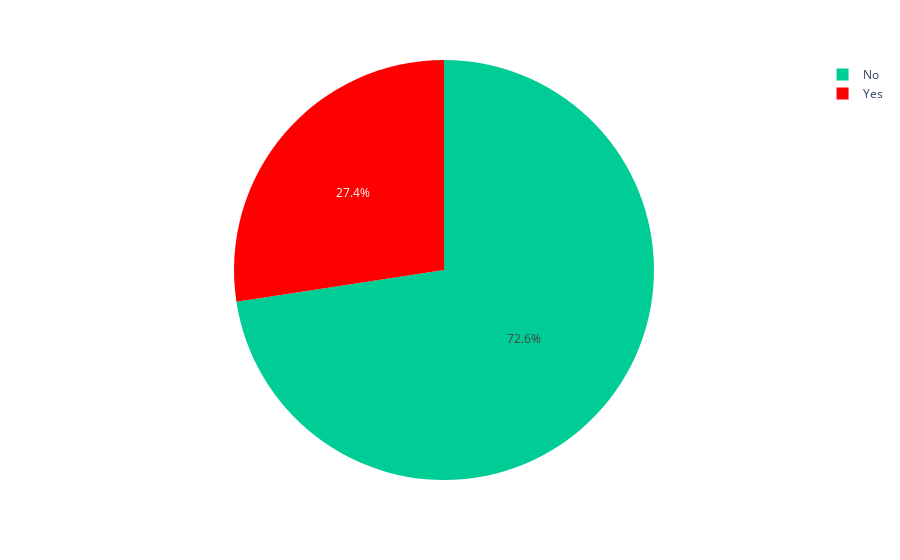

Notebook code cell kept with this figure:
### Code cell
import plotly.express as px

fig = px.pie(Bank,names='Loan_Status',color='Loan_Status',
             color_discrete_map={'Yes':'red',
                                 '`':'cyan'})
fig.show()

### Figure 1 — Plotly figure (JSON) as saved in the notebook; plotly's stock layout.template omitted (floating-point values rounded to 4 significant figures; data arrays with more than 128 entries replaced by an {"elided": "..."} marker saying what was removed)
{"data": [{"customdata": {"elided": "981x1 str values"}, "domain": {"x": [0, 1], "y": [0, 1]}, "hovertemplate": "Loan_Status=%{customdata[0]}<extra></extra>", "labels": {"elided": "981 str values"}, "legendgroup": "", "marker": {"colors": {"elided": "981 str values"}}, "name": "", "showlegend": true, "type": "pie"}], "layout": {"legend": {"tracegroupgap": 0}, "margin": {"t": 60}}}
